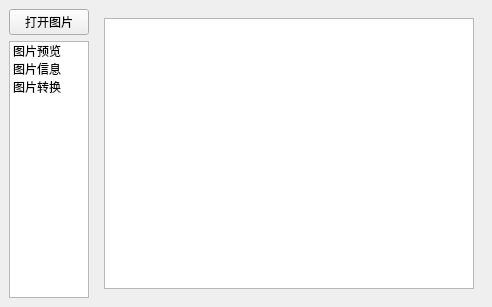
<?xml version="1.0" encoding="UTF-8"?>
<ui version="4.0">
 <class>MainWindow</class>
 <widget class="QMainWindow" name="MainWindow">
  <property name="geometry">
   <rect>
    <x>0</x>
    <y>0</y>
    <width>492</width>
    <height>307</height>
   </rect>
  </property>
  <property name="windowTitle">
   <string>MainWindow</string>
  </property>
  <property name="toolTip">
   <string>提示信息</string>
  </property>
  <property name="toolButtonStyle">
   <enum>Qt::ToolButtonIconOnly</enum>
  </property>
  <widget class="QWidget" name="centralwidget">
   <layout class="QHBoxLayout" name="horizontalLayout_4" stretch="1,5">
    <item>
     <layout class="QVBoxLayout" name="verticalLayout">
      <property name="spacing">
       <number>6</number>
      </property>
      <item>
       <widget class="QPushButton" name="pushButtonOpen">
        <property name="text">
         <string>打开图片</string>
        </property>
       </widget>
      </item>
      <item>
       <widget class="QListWidget" name="listWidgetIndex">
        <item>
         <property name="text">
          <string>图片预览</string>
         </property>
        </item>
        <item>
         <property name="text">
          <string>图片信息</string>
         </property>
        </item>
        <item>
         <property name="text">
          <string>图片转换</string>
         </property>
        </item>
       </widget>
      </item>
     </layout>
    </item>
    <item>
     <widget class="QStackedWidget" name="stackedWidget">
      <property name="currentIndex">
       <number>1</number>
      </property>
      <widget class="QWidget" name="pageView">
       <layout class="QHBoxLayout" name="horizontalLayout">
        <item>
         <widget class="QScrollArea" name="scrollArea">
          <property name="widgetResizable">
           <bool>true</bool>
          </property>
          <widget class="QWidget" name="scrollAreaWidgetContents">
           <property name="geometry">
            <rect>
             <x>0</x>
             <y>0</y>
             <width>380</width>
             <height>281</height>
            </rect>
           </property>
          </widget>
         </widget>
        </item>
       </layout>
      </widget>
      <widget class="QWidget" name="pageInfo">
       <layout class="QHBoxLayout" name="horizontalLayout_2">
        <item>
         <widget class="QTextBrowser" name="textBrowser"/>
        </item>
       </layout>
      </widget>
      <widget class="QWidget" name="pageConvert">
       <layout class="QHBoxLayout" name="horizontalLayout_3">
        <item>
         <widget class="QLabel" name="label">
          <property name="text">
           <string>扩展名类型</string>
          </property>
         </widget>
        </item>
        <item>
         <widget class="QComboBox" name="comboBoxExtFormat"/>
        </item>
        <item>
         <widget class="QPushButton" name="pushButtonConvert">
          <property name="text">
           <string>转换模式</string>
          </property>
         </widget>
        </item>
       </layout>
      </widget>
     </widget>
    </item>
   </layout>
  </widget>
 </widget>
 <resources/>
 <connections/>
</ui>
